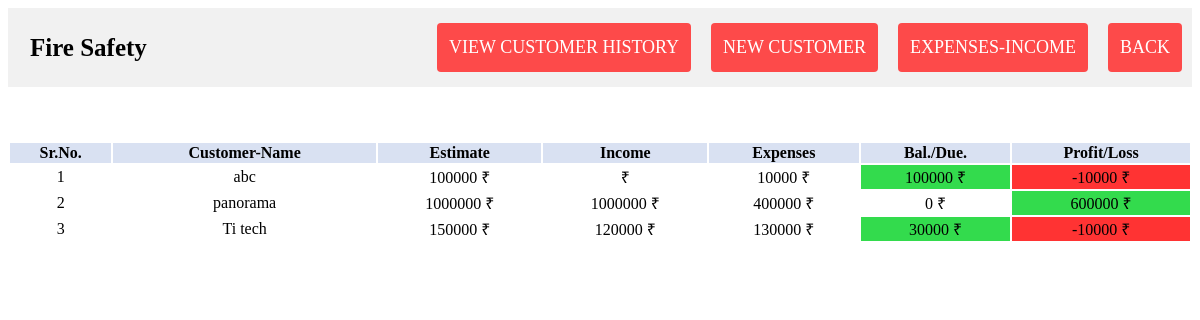
/home.php (signed in), run on the app's committed database.
### tables this page shows
CREATE TABLE `cust_date` (
  `cname` varchar(250) NOT NULL,
  `estimate` int(250) NOT NULL,
  `company_name` varchar(250) NOT NULL
);

### home.php (the view, shortened to what this page needs)
<!DOCTYPE html>
<html>
    <head>
        <link rel="stylesheet" href="style.css">
    </head>
    <body>
    <div class="header">
            <a href="#default" class="logo">Fire Safety</a>
            <div class="header-right">
              <a class="active" href="view.php" style="margin-right:20px;">VIEW CUSTOMER HISTORY</a>
              <a class="active" href="a1.php" style="margin-right:20px;">NEW CUSTOMER</a>
              <a class="active" href="expenses-profit.php" style="margin-right:20px;">EXPENSES-INCOME</a>
              <a class="active" href="index.html">BACK</a>
            </div>
          </div>
        <?php
            $company_name=$_COOKIE["company_name"];
            $conn = mysqli_connect("localhost", "root", "", "id20230661_myoffice");
            $result = mysqli_query($conn,"SELECT * FROM cust_date where company_name='$company_name'");
        ?>
        <br>
        <br>
        <br>
        <table style="width: 100%;">
            <tr style="background: rgba(217,225,242,1.0);">
                <th class="text-center" colspan="1" name="p1">
                    Sr.No.
                </th>
                <th class="text-center">
                    Customer-Name
                </th>
                <th class="text-center">
                    Estimate
                </th>
                <th class="text-center">
                    Income
                </th>
                <th class="text-center">
                    Expenses
                </th>
                <th class="text-center">
                    Bal./Due.
                </th>
                <th class="text-center">
                    Profit/Loss
                </th>
            </tr>
            <?php
            $count=1;
                while($row = mysqli_fetch_array($result))
                {
            ?>
            <tr>
            <td style="text-align:center"><?php
                    echo $count;
                    ?>
                </td>
                <td style="text-align:center"><?php
                    $c=$row["cname"];
                     echo $c;
                    ?>
                </td>
                <td style="text-align:center">
                <?php
                    $estimate = $row["estimate"];
                     echo $estimate;
                    ?> ₹
                </td>
                <td style="text-align:center">
                <?php
               $result1=mysqli_query($conn,"SELECT sum(amount) from income where cname='$c'");
               $row = mysqli_fetch_array($result1);
               echo $row['sum(amount)'];
               $income=$row['sum(amount)'];
                   ?> ₹
                   </td>
               <td style="text-align:center"><?php
                $result2=mysqli_query($conn,"SELECT sum(amount) from expenses where cname='$c'");
                $row1 = mysqli_fetch_array($result2);
                echo $row1['sum(amount)'];
                $expenses=$row1['sum(amount)'];
                    ?> ₹
                </td>
                    <?php
                        $bal=$estimate-$income;
                        if($bal > 0){?>
                            <td style="background: rgba(0, 210, 33, 0.8); text-align:center;"><?php echo $bal; ?> ₹</td>
                         <?php }
                          elseif($bal < 0){?>
                            <td style="background: rgba(255, 0, 0, 0.8); text-align:center;"><?php echo $bal; ?> ₹</td>
                         <?php }
                         else{
                            ?>
                            <td style="text-align:center;"><?php echo $bal; ?> ₹</td>
                            <?php  }
                    ?>
                    <?php
                        $profit=$income-$expenses;
                        if($profit > 0){?>
                            <td style="background: rgba(0, 210, 33, 0.8); text-align:center;"><?php echo $profit; ?> ₹</td>
                         <?php }
                          elseif($profit < 0){?>
                            <td style="background: rgba(255, 0, 0, 0.8); text-align:center;"><?php echo $profit; ?> ₹</td>
                         <?php }
                         else{
                            ?>
                            <td style="text-align:center;"><?php echo $profit; ?> ₹</td>
                            <?php  }
                    ?>
                   <?php
                   $count=$count+1;
                         }
                   ?>
            </tr>
        </table>
    </body>
</html>

### home.php (style rules this page uses)
html { height: 100%; }
body { position: relative; height: 100%; }
body:before { content: ' '; position: absolute; top: 0; bottom: 0; left: 0; right: 0; background: url(background.png); background-position: center; background-repeat: no-repeat; background-attachment: fixed; z-index: -1; opacity: 2.5; }
.header { overflow: hidden; background-color: #f1f1f1; padding: 15px 10px; }
.header a { float: left; color:black; text-align: center; padding: 12px; text-decoration: none; font-size: 18px; line-height: 25px; border-radius: 4px; }
.header a.logo { font-size: 25px; font-weight: bold; }
.header a.active { background-color: rgb(253, 74, 74); color: white; }
.header-right { float: right; }

### data on the page
cust_date: cname "abc", estimate "100000", sum "10000", profit "-10000"
cust_date: cname "panorama", estimate "1000000", sum "1000000", sum "400000", bal "0", profit "600000"
cust_date: cname "Ti tech", estimate "150000", sum "120000", sum "130000", bal "30000", profit "-10000"
